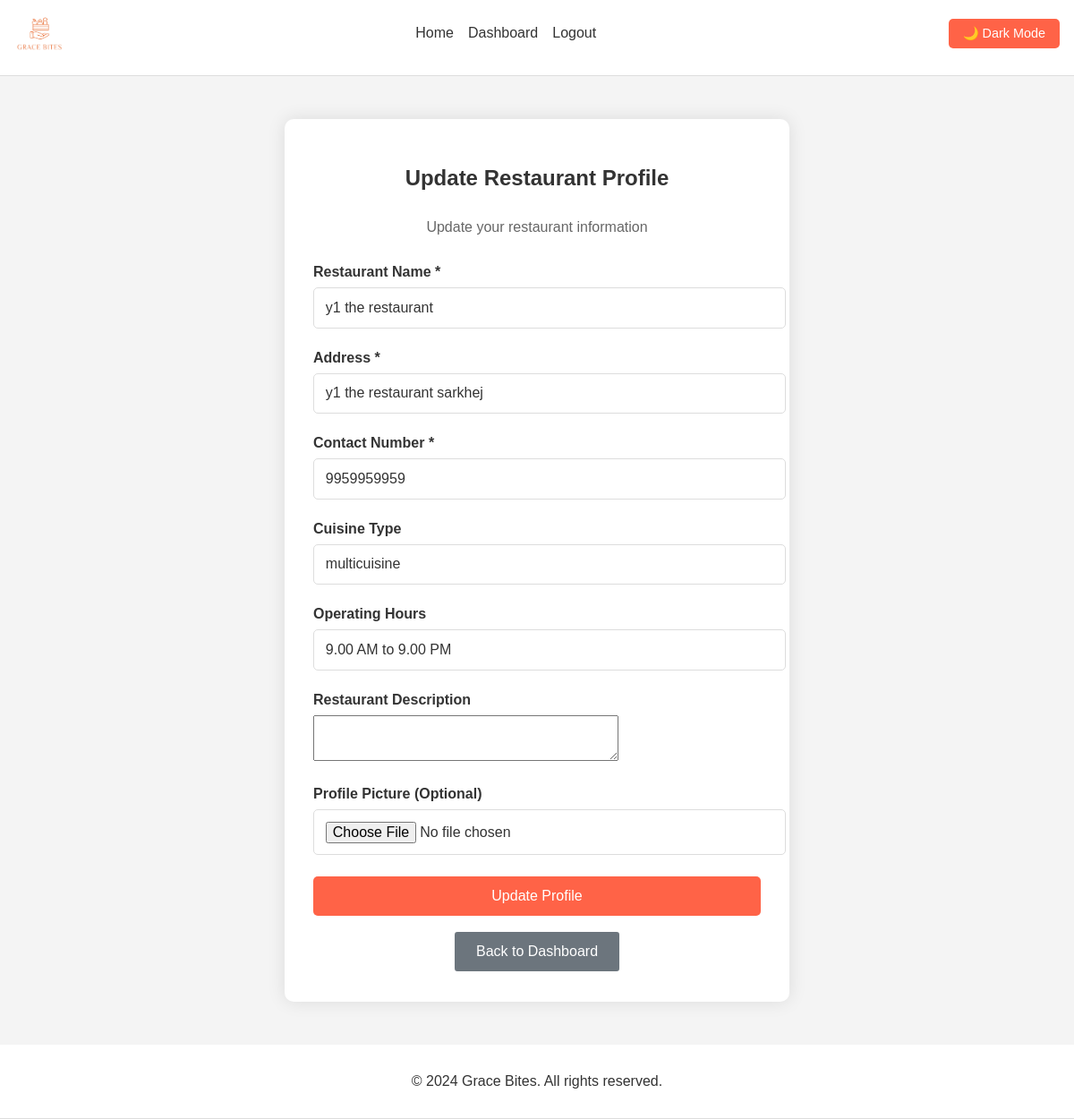
/restaurant/profile/ (signed in), run on the app's committed database.
### core/models.py (models this page shows, shortened)
class RestaurantProfile(models.Model):
    user = models.OneToOneField(settings.AUTH_USER_MODEL, on_delete=models.CASCADE, related_name='restaurant_profile')
    restaurant_name = models.CharField(max_length=255)
    address = models.CharField(max_length=255)
    contact_number = models.CharField(max_length=20)
    profile_picture = models.ImageField(upload_to='restaurant_profile_pics/', null=True, blank=True)
    cuisine_type = models.CharField(max_length=100, blank=True)
    description = models.TextField(blank=True)
    operating_hours = models.CharField(max_length=100, blank=True)

### restaurant/views.py (the view)
# urls.py: path('profile/', views.restaurant_profile, name='restaurant_profile'),
@login_required
def restaurant_profile(request):
    profile, created = RestaurantProfile.objects.get_or_create(user=request.user)
    if request.method == 'POST':
        form = RestaurantProfileForm(request.POST, request.FILES, instance=profile)
        if form.is_valid():
            form.save()
            messages.success(request, 'Profile updated successfully!')
            return redirect('restaurant_dashboard')
    else:
        form = RestaurantProfileForm(instance=profile)
    return render(request, 'restaurant/profile.html', {'form': form, 'profile': profile})

### core/forms.py
class RestaurantProfileForm(forms.ModelForm):
    class Meta:
        model = RestaurantProfile
        fields = ['restaurant_name', 'address', 'contact_number', 'profile_picture', 'cuisine_type', 'description', 'operating_hours']
        widgets = {
            'description': forms.Textarea(attrs={'rows': 3}),
        }

### templates/restaurant/profile.html (shortened to what this page needs)
{% extends 'base.html' %}
{% block content %}
<div class="form-container">
    <h2>Update Restaurant Profile</h2>
    <p style="text-align: center; margin-bottom: 2rem; color: #666;">Update your restaurant information</p>
    <form method="post" enctype="multipart/form-data">
        <div class="form-group">
            <label for="{{ form.restaurant_name.id_for_label }}">Restaurant Name *</label>
            {{ form.restaurant_name }}
        </div>
        <div class="form-group">
            <label for="{{ form.address.id_for_label }}">Address *</label>
            {{ form.address }}
        </div>
        <div class="form-group">
            <label for="{{ form.contact_number.id_for_label }}">Contact Number *</label>
            {{ form.contact_number }}
        </div>
        <div class="form-group">
            <label for="{{ form.cuisine_type.id_for_label }}">Cuisine Type</label>
            {{ form.cuisine_type }}
        </div>
        <div class="form-group">
            <label for="{{ form.operating_hours.id_for_label }}">Operating Hours</label>
            {{ form.operating_hours }}
        </div>
        <div class="form-group">
            <label for="{{ form.description.id_for_label }}">Restaurant Description</label>
            {{ form.description }}
        </div>
        <div class="form-group">
            <label for="{{ form.profile_picture.id_for_label }}">Profile Picture (Optional)</label>
            {{ form.profile_picture }}
        </div>
        <button type="submit" class="btn">Update Profile</button>
    </form>
    <div style="text-align: center; margin-top: 1rem;">
        <a href="{% url 'restaurant_dashboard' %}" class="btn btn-secondary">Back to Dashboard</a>
    </div>
</div>
{% endblock %}

### static/css/style.css (style rules this page uses)
body { font-family: Arial, sans-serif; margin: 0; padding: 0; transition: background-color 0.3s, color 0.3s; }
a { text-decoration: none; }
body.light-theme { background-color: #f4f4f4; color: #333; }
.btn { background-color: #ff6347; color: #fff; padding: 0.8rem 1.5rem; border-radius: 5px; font-size: 1rem; transition: background-color 0.3s; border: none; cursor: pointer; text-decoration: none; display: inline-block; }
.btn-secondary { background-color: transparent; color: #fff; border: 2px solid #fff; }
.form-container { max-width: 500px; margin: 2rem auto; padding: 2rem; border-radius: 10px; box-shadow: 0 0 20px rgba(0, 0, 0, 0.1); transition: all 0.3s ease; }
.light-theme .form-container { background-color: #fff; color: #333; }
.form-container h2 { text-align: center; margin-bottom: 2rem; color: inherit; }
.form-container form input, .form-container form select { width: 100%; padding: 0.8rem; border: 1px solid #ddd; border-radius: 5px; font-size: 1rem; transition: border-color 0.3s; }
.light-theme .form-container form input, .light-theme .form-container form select { background-color: #fff; color: #333; border-color: #ddd; }
.form-container form label { display: block; margin-bottom: 0.5rem; font-weight: bold; color: inherit; }
.form-container button { width: 100%; padding: 0.8rem; background-color: #ff6347; color: #fff; border: none; border-radius: 5px; font-size: 1rem; cursor: pointer; transition: background-color 0.3s; }
.form-group { margin-bottom: 1.5rem; }
.btn-secondary { background-color: #6c757d; }

### data on the page
RestaurantProfile: restaurant_name "y1 the restaurant", address "y1 the restaurant sarkhej", contact_number "9959959959", cuisine_type "multicuisine", operating_hours "9.00 AM to 9.00 PM"
